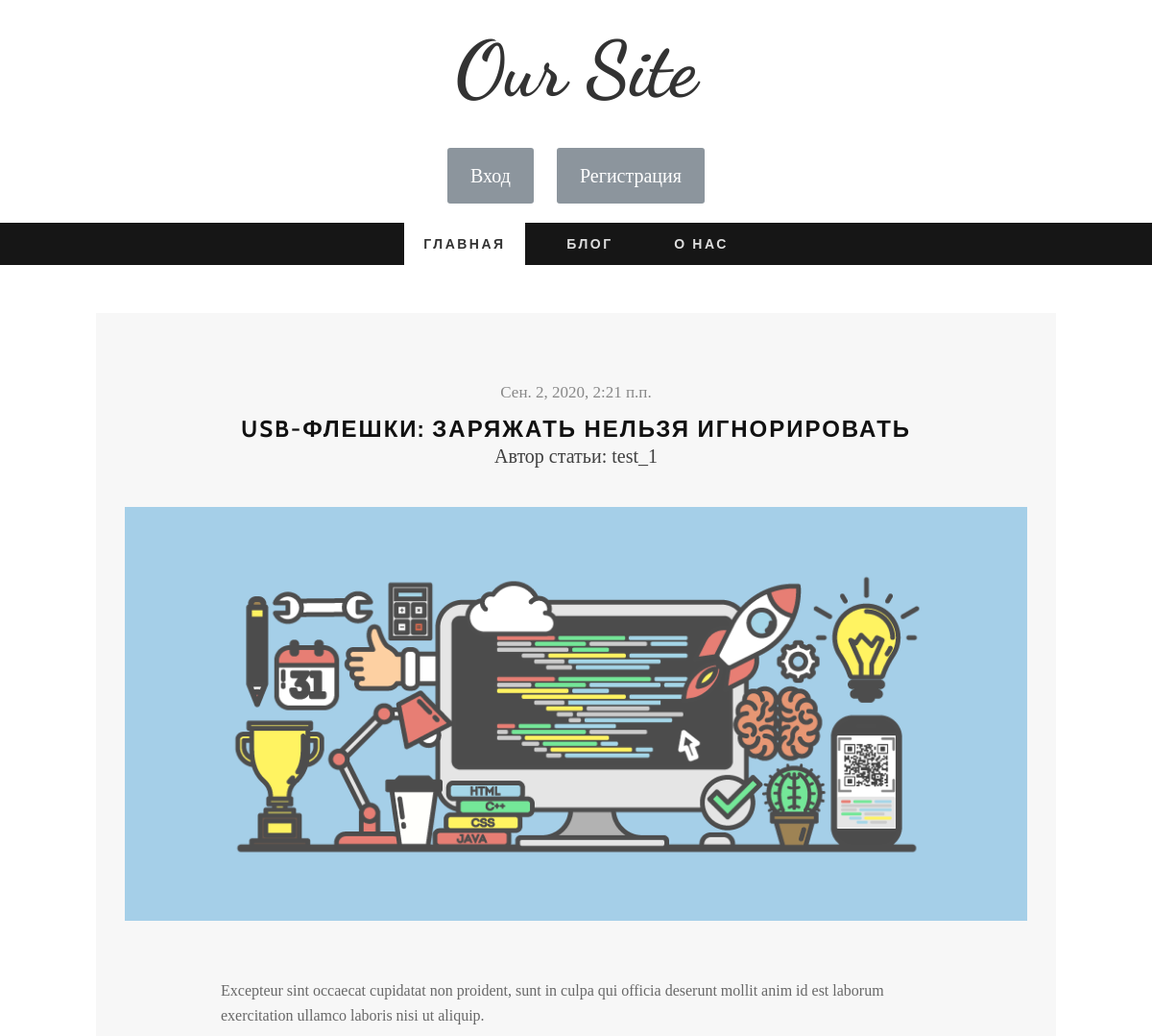
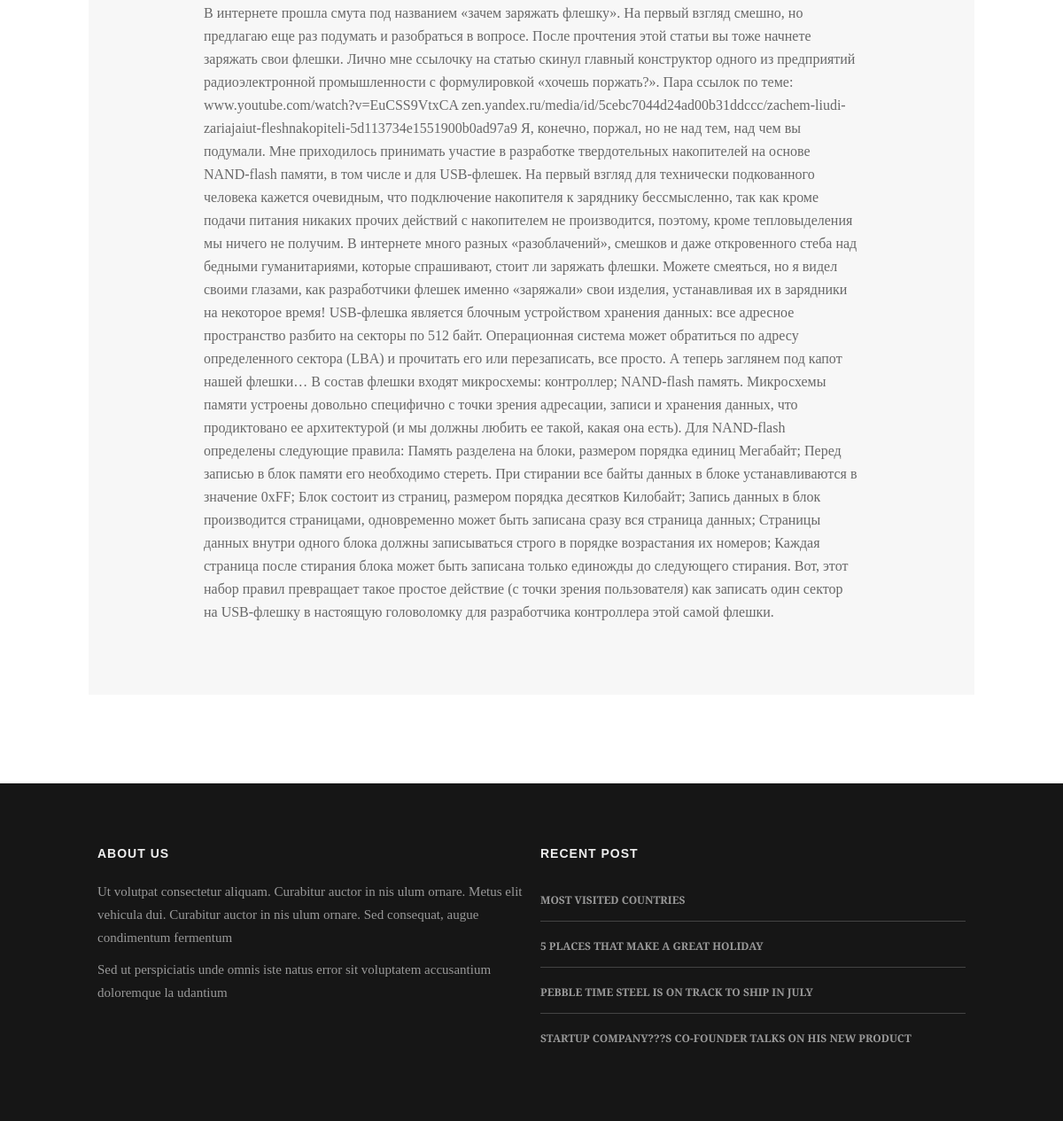
Page /blog/2 on the committed database (2 pictures, top to bottom).
### blog/models.py (models this page shows)
class Post(models.Model):
    title = models.CharField("Название", max_length=100)
    text = models.TextField("Текст")
    date = models.DateTimeField("Дата публикации", default=timezone.now)
    author = models.ForeignKey(User, verbose_name="Автор", on_delete=models.CASCADE)
    image = models.ImageField("Изображение",default='', upload_to='posts/')
    class Meta():
        verbose_name = "Пост"
        verbose_name_plural = "Посты"

### blog/views.py (the view)
# urls.py: path('blog/<int:pk>', views.BlogDetailView.as_view(), name='single-page'), # 'blog/<int:pk>' для уникальной записи в url будет подставляться blog/1 Итд
class BlogDetailView(DetailView):
    model = Post
    template_name = 'blog/single.html'
    context_object_name = 'post'
    def get_context_data(self, **kwargs):
        ctx = super(BlogDetailView,self).get_context_data(**kwargs)
        ctx['title'] = f'Запись - {Post.title}'
        return ctx

### blog/templates/blog/single.html
{% extends 'blog/main.html' %}
	{% block content %}
			<div class="wrap-container">
				<div id="main-content">
					<div class="wrap-content">
						<div class="row">
							<article class="single-post zerogrid">
								<div class="row wrap-post">
									<div class="entry-header">
										<span class="time">{{ post.date }}</span>
										<h2 class="entry-title"><a href="#"> {{ post.title }}</a></h2>
										<span style="font-size: 20px;">Автор статьи: {{ post.author }}</span>
									</div>
									<div class="post-thumbnail-wrap">
										<img src="{{ post.image.url }}">
									</div>
									<div class="entry-content">
										<div class="excerpt"><p>Excepteur sint occaecat cupidatat non proident, sunt in culpa qui officia deserunt mollit anim id est laborum exercitation ullamco laboris nisi ut aliquip.</p></div>
											<p>
												{{ post.text }}
											</p>
										</div>
								</div>
							</article>
						</div>
					</div>
				</div>
			</div>
	{% endblock %}

### blog/static/blog/css/zerogrid.css (style rules this page uses)
.zerogrid { width: 1000px; position: relative; margin: 0 auto; padding: 0px; }
.zerogrid:after { content: "\0020"; display: block; height: 0; clear: both; visibility: hidden; }
.zerogrid .row:before,.row:after { content: '\0020'; display: block; overflow: hidden; visibility: hidden; width: 0; height: 0; }
.zerogrid .row:after { clear: both; }
.zerogrid .row { zoom: 1; }

### blog/static/blog/css/style.css (style rules this page uses)
a,abbr,acronym,address,applet,article,aside,audio,b,blockquote,big,body,center,canvas,caption,cite,code,command,datalist,dd,del,details,dfn,dl,div,dt,em,embed,fieldset,figcaption,figure,font,footer,form,h1,h2,h3,h4,h5,h6,header,hgroup,html,i,iframe,img,ins,kbd,keygen,label,legend,li,meter,nav,object,ol,output,p,pre,progress,q,s,samp,section,small,span,source,strike,strong,sub,sup,table,tbody,tfoot,thead,th,tr,tdvideo,tt,u,ul,var { background:transparent;border:0 none;font-size:100%;margin:0;padding:0;border:0;outline:0;vertical-align:top; }
img { vertical-align:top; }
article, aside, audio, canvas, command, datalist, details, embed, figcaption, figure, footer, header, hgroup, keygen, meter, nav, output, progress, section, source, video { display:block; }
* { -webkit-box-sizing: border-box; -moz-box-sizing: border-box; box-sizing: border-box; }
html { -webkit-text-size-adjust: none; }
img { max-width:100%; height: auto;width: auto\9; }
a { color: #333;text-decoration: none; }
h1, h2 { font-size: 25px;line-height: 30px; }
h1, h2, h3, h4, h5, h6 { clear: both;hyphens: auto; color: #000;line-height: 1.2;font-family: 'Montserrat', sans-serif;letter-spacing: 1px; }
p { margin: 10px 0; }
.post:after, .post:before, article:after, article:before, section:after, section:before { clear: both; content: '\0020'; display: block; visibility: hidden; width: 0; height: 0; }
html, body { width:100%; padding:0; margin:0; }
body { font: 16px/26px Arial, Helvetica, sans-serif;font-family: 'Crimson Text', serif;background: #fff; }
#main-content .wrap-content { padding: 50px 0; }
.single-post .wrap-post, .comments-are { background: #f7f7f7;padding:30px; position: relative; }
.single-post .wrap-post { margin-bottom: 50px; }
article { background: #ffffff; color: #3F3F3F; margin-bottom: 40px;padding-bottom: 10px; }
article:after, article:before { clear: both; content: '\0020'; display: block; visibility: hidden; width: 0; height: 0; }
article .post-thumbnail-wrap { text-align: center;width: 100%;margin-bottom: 10px; }
article .entry-header { text-align: center; }
article.single-post .entry-header { padding: 40px 0; }
article.single-post .entry-header h2.entry-title { font-family: 'Cabin', Helvetica, sans-serif;font-size: 24px;font-weight: bold;line-height: 30px;color: #111;letter-spacing: 2px;margin: 0;text-transform: uppercase; }
article.single-post .entry-header h2.entry-title a { color: #111;margin: 0; }
article .entry-header .time { font-family: "Merriweather",Georgia,serif;color: #888;font-size: 17px;padding-bottom: 10px;display: block; }
article .entry-content { padding: 40px 100px; text-align: left; }
article .entry-content p { font-size: 16px;color: #686868; }

### rows in the picture
Post: date "Сен. 2, 2020, 2:21 п.п.", title "USB-ФЛЕШКИ: ЗАРЯЖАТЬ НЕЛЬЗЯ ИГНОРИРОВАТЬ", author "test_1", image (picture), text "В интернете прошла смута под названием «зачем заряжать флешку». На первый взгляд смешно, но предлагаю еще раз подумать и разобраться в вопросе. После прочтения этой статьи вы тоже начнете заряжать свои флешки. Лично мне ссылочку на статью скинул главный конструктор одного из предприятий радиоэлектронной промышленности с формулировкой «хочешь поржать?». Пара ссылок по теме: www.youtube.com/watch?v=EuCSS9VtxCA zen.yandex.ru/media/id/5cebc7044d24ad00b31ddccc/zachem-liudi-zariajaiut-fleshnakopiteli-5d113734e1551900b0ad97a9 Я, конечно, поржал, но не над тем, над чем вы подумали. Мне приходилось принимать участие в разработке твердотельных накопителей на основе NAND-flash памяти, в том числе и…"
